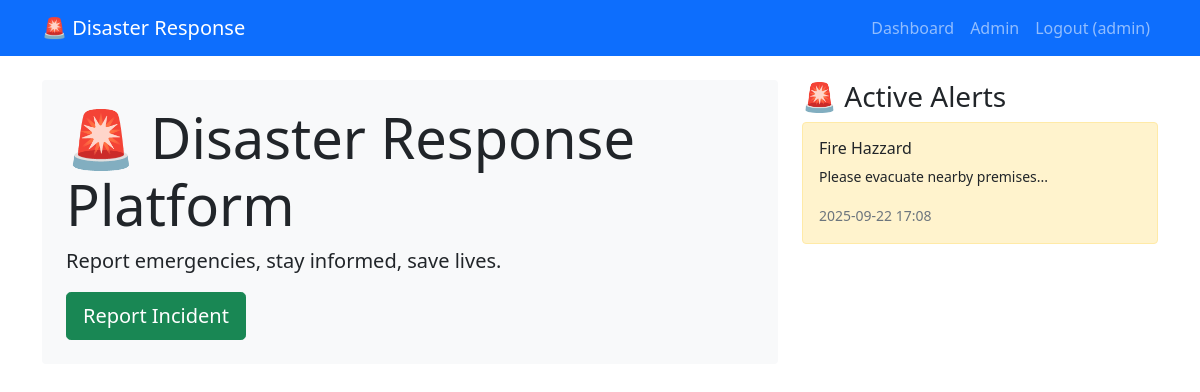
Screenshot of / (signed in) with the database file from the repository.
### app.py (models this page shows, shortened)
class User(UserMixin, db.Model):
    id = db.Column(db.Integer, primary_key=True)
    username = db.Column(db.String(80), unique=True, nullable=False)
    email = db.Column(db.String(120), unique=True, nullable=False)
    password_hash = db.Column(db.String(128))
    is_admin = db.Column(db.Boolean, default=False)
    created_at = db.Column(db.DateTime, default=datetime.utcnow)
    reports = db.relationship('Report', backref='reporter', lazy=True)

class Alert(db.Model):
    id = db.Column(db.Integer, primary_key=True)
    title = db.Column(db.String(200), nullable=False)
    message = db.Column(db.Text, nullable=False)
    alert_type = db.Column(db.String(20), nullable=False)  # red, orange, yellow
    latitude = db.Column(db.Float)
    longitude = db.Column(db.Float)
    radius = db.Column(db.Float, default=5.0)  # km radius
    is_active = db.Column(db.Boolean, default=True)
    created_at = db.Column(db.DateTime, default=datetime.utcnow)
    created_by = db.Column(db.Integer, db.ForeignKey('user.id'), nullable=False)

### app.py (the view)
@app.route('/')
def index():
    recent_alerts = Alert.query.filter_by(is_active=True).order_by(Alert.created_at.desc()).limit(5).all()
    return render_template('index.html', alerts=recent_alerts)

### app.py (called while the page is built)
@login_manager.user_loader
def load_user(user_id):
    return User.query.get(int(user_id))

### templates/index.html
{% extends "base.html" %} {% block content %}
<div class="row">
  <div class="col-lg-8">
    <div class="jumbotron bg-light p-4 rounded">
      <h1 class="display-4">🚨 Disaster Response Platform</h1>
      <p class="lead">Report emergencies, stay informed, save lives.</p>
      {% if not current_user.is_authenticated %}
      <a
        class="btn btn-primary btn-lg"
        href="{{ url_for('register') }}"
        role="button"
        >Get Started</a
      >
      {% else %}
      <a
        class="btn btn-success btn-lg"
        href="{{ url_for('report_incident') }}"
        role="button"
        >Report Incident</a
      >
      {% endif %}
    </div>
  </div>
  <div class="col-lg-4">
    <h3>🚨 Active Alerts</h3>
    {% for alert in alerts %}
    <div class="card mb-2 alert-{{ alert.alert_type }}">
      <div class="card-body">
        <h6 class="card-title">{{ alert.title }}</h6>
        <p class="card-text small">{{ alert.message[:100] }}...</p>
        <small class="text-muted"
          >{{ alert.created_at.strftime('%Y-%m-%d %H:%M') }}</small
        >
      </div>
    </div>
    {% else %}
    <p class="text-muted">No active alerts</p>
    {% endfor %}
  </div>
</div>
{% endblock %}

### templates/base.html (shortened to what this page needs)
<!DOCTYPE html>
<html lang="en">
  <head>
    <link
      href="https://cdn.jsdelivr.net/npm/bootstrap@5.1.3/dist/css/bootstrap.min.css"
      rel="stylesheet"
    />
    <link
      rel="stylesheet"
      href="https://unpkg.com/leaflet@1.7.1/dist/leaflet.css"
    />
  </head>
  <body>
    <nav class="navbar navbar-expand-lg navbar-dark bg-primary">
      <div class="container">
        <a class="navbar-brand" href="{{ url_for('index') }}"
          >🚨 Disaster Response</a
        >
        <div class="navbar-nav ms-auto">
          {% if current_user.is_authenticated %}
          <a class="nav-link" href="{{ url_for('dashboard') }}">Dashboard</a>
          {% if current_user.is_admin %}
          <a class="nav-link" href="{{ url_for('admin_dashboard') }}">Admin</a>
          {% endif %}
          <a class="nav-link" href="{{ url_for('logout') }}"
            >Logout ({{ current_user.username }})</a
          >
          {% else %}
          <a class="nav-link" href="{{ url_for('login') }}">Login</a>
          <a class="nav-link" href="{{ url_for('register') }}">Register</a>
          {% endif %}
        </div>
      </div>
    </nav>
    <main class="container mt-4">
       {% block content %}{% endblock %}
    </main>
  </body>
</html>

### templates/base.html (style rules this page uses)
.alert-orange { background-color: #fff3cd; border: 1px solid #ffeaa7; }

### rows the page displays
User: username "admin"
Alert: title "Fire Hazzard", message "Please evacuate nearby premises", created_at "2025-09-22 17:08"
